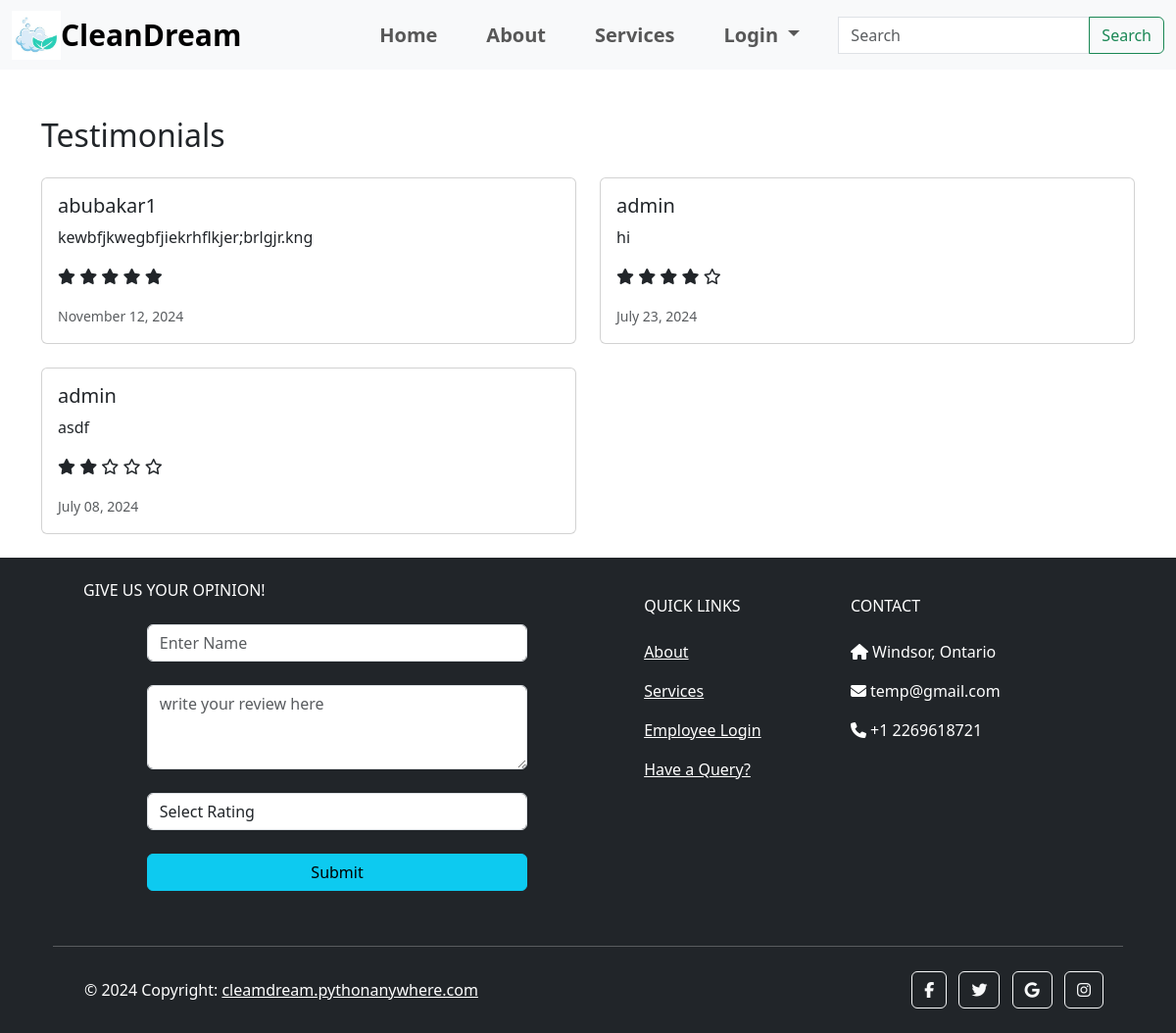
The page /feedback/ on the database its author committed.
### city/models.py (models this page shows, shortened)
class Feedback(models.Model):
    person_name = models.CharField(max_length=255)
    testimonial = models.TextField()
    rating = models.IntegerField()
    date = models.DateTimeField(auto_now_add=True)

### city/views.py (the view)
# urls.py: path('feedback/', views.feedback, name='feedback'),
def feedback(request):
    if request.method == 'POST':
        form = FeedbackForm(request.POST)
        if form.is_valid():
            if request.user.is_authenticated:
                feedback = form.save(commit=False)
                feedback.name = request.user.username
                feedback.save()
            else:
                form.save()
    else:
        feedback_list = Feedback.objects.all().order_by(
            '-date')  # Fetch all feedback, ordered by date (most recent first)
        numbers = range(1, 6)  # Example range from 1 to 5
        return render(request, 'city/feedback_list.html', {'feedback_list': feedback_list, 'numbers':numbers})
    previous_url = request.META.get('HTTP_REFERER')
    if previous_url:
        return HttpResponseRedirect(previous_url)
    else:
        return redirect('home')  # Redirect to home if no referer is found

### city/templatetags/custom_filters.py (called while the page is built)
@register.filter
def make_list(value):
    return range(value)

@register.filter
def subtract(value, arg):
    return value - arg

### city/templates/city/feedback_list.html
{% extends "city/navbar.html" %}
{% load custom_filters %}
{% block content %}
<div class="container mt-5">
  <h2 class="mb-4">Testimonials</h2>
  <div class="row">
    {% for feedback in feedback_list %}
    <div class="col-md-6 mb-4">
      <div class="card h-100">
        <div class="card-body">
          <h5 class="card-title">{{ feedback.person_name }}</h5>
          <p class="card-text">{{ feedback.testimonial }}</p>
      <p class="card-text">
            {% for i in feedback.rating|make_list %}
              <span class="fa fa-star checked"></span>
            {% endfor %}
            {% for i in 5|subtract:feedback.rating|make_list %}
              <span class="fa fa-star-o"></span>
            {% endfor %}
          </p>
          <p class="card-text"><small class="text-muted">{{ feedback.date|date:"F d, Y" }}</small></p>
        </div>
      </div>
    </div>
    {% endfor %}
  </div>
</div>
{% endblock content %}

### static/css/style.css (style rules this page uses)
html, body { margin: 0; padding: 0; }

### rows shown on the page
Feedback: person_name "abubakar1", testimonial "kewbfjkwegbfjiekrhflkjer;brlgjr.kng", rating 5 (drawn), date "November 12, 2024"
Feedback: person_name "admin", testimonial "hi", rating 4 (drawn), date "July 23, 2024"
Feedback: person_name "admin", testimonial "asdf", rating 2 (drawn), date "July 08, 2024"
